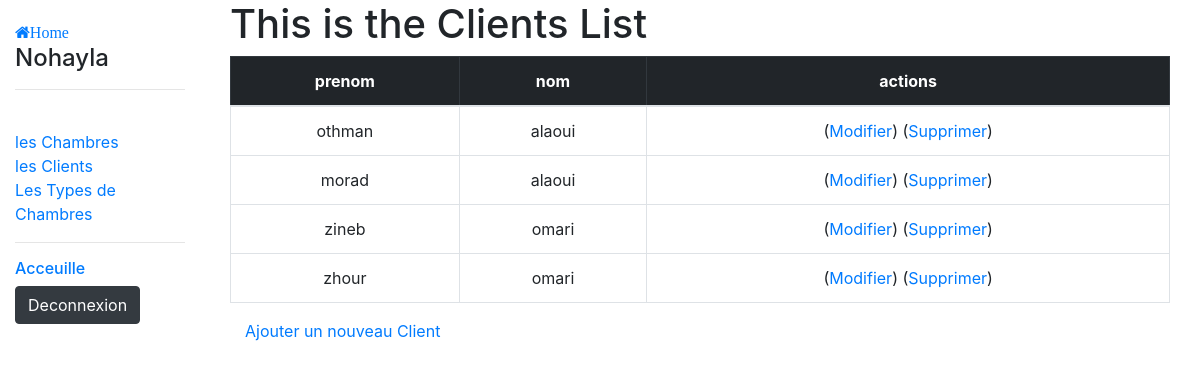
Page /GestionHotel/clients (signed in) on the committed database.
### GestionHotel/models.py (models this page shows, shortened)
class Employee(AbstractUser):
    first_name = models.CharField(max_length=100)
    last_name = models.CharField(max_length=100)
    phone_number = PhoneField(blank=True, help_text='numero de telephone')
    email_employee = models.EmailField(blank=True, null=True)

class Client(models.Model):
    SEX = (
        ('M', 'Male'),
        ('F', 'Female'),
    )
    ID = (
        ('PS', 'Passport'),
        ('IC', 'Identity Card'),
    )
    first_name = models.CharField(max_length=60)
    last_name = models.CharField(max_length=60)
    sex = models.CharField(max_length=1, choices=SEX)
    birth_date = models.DateField(auto_now=False, auto_now_add=False)
    phone_number = PhoneField(blank=True, help_text='numero de telephone') #par pip instal phonefield
    email_client = models.EmailField(blank=True, null=True)
    identificator_type = models.CharField(max_length=2, choices=ID)
    id_number = models.CharField(max_length=10, unique=True)
    class Meta:
        ordering = ['last_name']

### GestionHotel/views.py (the view)
# urls.py: path('clients', views.ClientsListView.as_view(), name= 'all-clients'),
class ClientsListView(LoginRequiredMixin, generic.ListView):
    model = Client

### GestionHotel/templates/GestionHotel/client_list.html (shortened to what this page needs)
{% extends "base_generic.html" %}
    {% block content %}
    <div class="container">
    <h1>This is the Clients List </h1>
          <table border="2" class="table text-center table-hover table-bordered caption-top">
            <thead class="table-dark">
              <tr>
                <th> prenom </th>
                <th> nom </th>
                <th colspan="2"> actions     </th>
              </tr>
            </thead>
            <tbody>
              {% for client in client_list %}
              <tr>
                <td>{{client.first_name}}</td>
                <td>{{client.last_name}}</td>
                <td colspan="2">(<a href=" {% url 'GestionHotel:client-update' client.id %} ">Modifier</a>)   (<a href=" {% url 'GestionHotel:client-delete' client.id %} ">Supprimer</a>)</td>
              </tr>
              {% endfor %}
            </tbody>
          </table>
          <div class="container">
            <p> <a href="{% url 'GestionHotel:client-creation' %}"> Ajouter un nouveau Client </a></p>
          </div>
{% endblock content %}

### GestionHotel/templates/base_generic.html (shortened to what this page needs)
<!DOCTYPE html>
<html lang="fr">
<head>
  <link rel="stylesheet" href="https://stackpath.bootstrapcdn.com/bootstrap/4.1.3/css/bootstrap.min.css">
  <link rel="stylesheet" href="https://cdnjs.cloudflare.com/ajax/libs/font-awesome/4.7.0/css/font-awesome.min.css">
  {% load static %}
  <link rel="stylesheet" href="{% static 'css/styles.css' %}">
</head>
<body>
  <div class="container-fluid">
    <div class="row">
      <div class="col-sm-2">
          {% block sidebar %}
           <ul class="sidebar-nav">
               <li><a href="{% url 'GestionHotel:home' %}"><i class="fa fa-home">Home</i></a></li>
               <h4>{{ user.username }}</h4>
               <hr><br>
               <li><a href="{% url 'GestionHotel:all-chambers' %}">les Chambres</a></li>
               <li><a href="{% url 'GestionHotel:all-clients' %}">les Clients</a></li>
               <li><a href="{% url 'GestionHotel:all-chambertypes' %}">Les Types de Chambres </a></li>
           </ul>
           <strong> <hr> </strong>
           <h6> <a href="{% url 'GestionHotel:index' %}">Acceuille</a> </h6>
           <h6> <strong> <a  class="btn btn-dark" href="{% url 'logout' %}"> Deconnexion</a> </strong> </h6>
          {% endblock %}
      </div>
         <div class="col-sm-10 ">
             {% block content %}
             {% endblock %}
         </div>
    </div>
  </div>
</body>
</html>

### GestionHotel/static/css/styles.css (style rules this page uses)
.sidebar-nav { margin-top: 20px; padding: 0; list-style: none; }

### rows in the picture
Employee: username "Nohayla"
Client: first_name "othman", last_name "alaoui"
Client: first_name "morad", last_name "alaoui"
Client: first_name "zineb", last_name "omari"
Client: first_name "zhour", last_name "omari"
